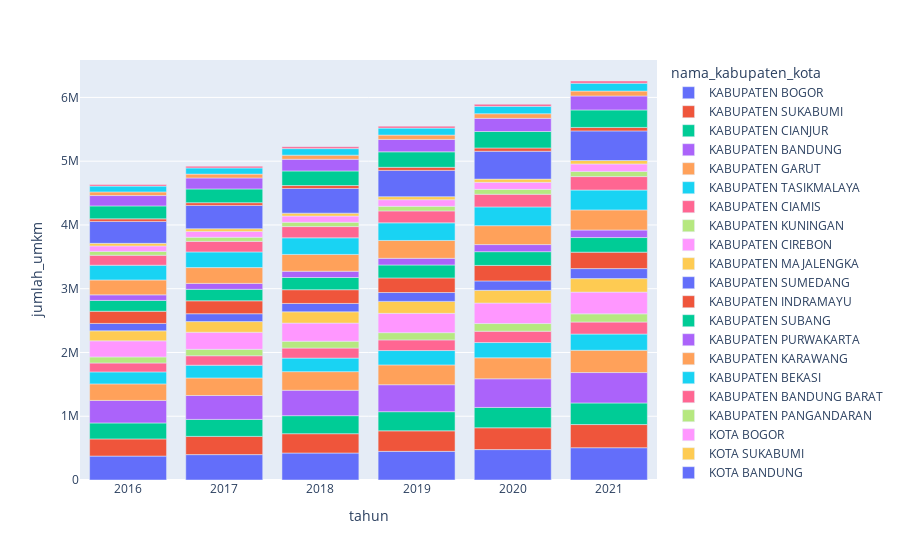

Source (notebook cell):
### Markdown cell above
### **Tahun manakah yang memiliki Jumlah UMKM terbanyak?**

### Code cell
bivariate_visualization_bar(
    data=data,
    x=data['tahun'],
    y=data['jumlah_umkm'],
    color=data['nama_kabupaten_kota']
)

### Figure 1 — Plotly figure (JSON) as saved in the notebook; plotly's stock layout.template omitted (floating-point values rounded to 4 significant figures)
{"data": [{"alignmentgroup": "True", "hovertemplate": "nama_kabupaten_kota=KABUPATEN BOGOR<br>tahun=%{x}<br>jumlah_umkm=%{y}<extra></extra>", "legendgroup": "KABUPATEN BOGOR", "marker": {"color": "#636efa", "pattern": {"shape": ""}}, "name": "KABUPATEN BOGOR", "offsetgroup": "KABUPATEN BOGOR", "orientation": "v", "showlegend": true, "textposition": "auto", "type": "bar", "x": [2016, 2017, 2018, 2019, 2020, 2021], "xaxis": "x", "y": [375048, 398253, 422894, 449059, 476844, 506347], "yaxis": "y"}, {"alignmentgroup": "True", "hovertemplate": "nama_kabupaten_kota=KABUPATEN SUKABUMI<br>tahun=%{x}<br>jumlah_umkm=%{y}<extra></extra>", "legendgroup": "KABUPATEN SUKABUMI", "marker": {"color": "#EF553B", "pattern": {"shape": ""}}, "name": "KABUPATEN SUKABUMI", "offsetgroup": "KABUPATEN SUKABUMI", "orientation": "v", "showlegend": true, "textposition": "auto", "type": "bar", "x": [2016, 2017, 2018, 2019, 2020, 2021], "xaxis": "x", "y": [269002, 285646, 303319, 322086, 342015, 363176], "yaxis": "y"}, {"alignmentgroup": "True", "hovertemplate": "nama_kabupaten_kota=KABUPATEN CIANJUR<br>tahun=%{x}<br>jumlah_umkm=%{y}<extra></extra>", "legendgroup": "KABUPATEN CIANJUR", "marker": {"color": "#00cc96", "pattern": {"shape": ""}}, "name": "KABUPATEN CIANJUR", "offsetgroup": "KABUPATEN CIANJUR", "orientation": "v", "showlegend": true, "textposition": "auto", "type": "bar", "x": [2016, 2017, 2018, 2019, 2020, 2021], "xaxis": "x", "y": [250808, 266326, 282804, 300302, 318882, 338612], "yaxis": "y"}, {"alignmentgroup": "True", "hovertemplate": "nama_kabupaten_kota=KABUPATEN BANDUNG<br>tahun=%{x}<br>jumlah_umkm=%{y}<extra></extra>", "legendgroup": "KABUPATEN BANDUNG", "marker": {"color": "#ab63fa", "pattern": {"shape": ""}}, "name": "KABUPATEN BANDUNG", "offsetgroup": "KABUPATEN BANDUNG", "orientation": "v", "showlegend": true, "textposition": "auto", "type": "bar", "x": [2016, 2017, 2018, 2019, 2020, 2021], "xaxis": "x", "y": [353277, 375135, 398346, 422992, 449164, 476954], "yaxis": "y"}, {"alignmentgroup": "True", "hovertemplate": "nama_kabupaten_kota=KABUPATEN GARUT<br>tahun=%{x}<br>jumlah_umkm=%{y}<extra></extra>", "legendgroup": "KABUPATEN GARUT", "marker": {"color": "#FFA15A", "pattern": {"shape": ""}}, "name": "KABUPATEN GARUT", "offsetgroup": "KABUPATEN GARUT", "orientation": "v", "showlegend": true, "textposition": "auto", "type": "bar", "x": [2016, 2017, 2018, 2019, 2020, 2021], "xaxis": "x", "y": [259141, 275175, 292200, 310279, 329477, 349863], "yaxis": "y"}, {"alignmentgroup": "True", "hovertemplate": "nama_kabupaten_kota=KABUPATEN TASIKMALAYA<br>tahun=%{x}<br>jumlah_umkm=%{y}<extra></extra>", "legendgroup": "KABUPATEN TASIKMALAYA", "marker": {"color": "#19d3f3", "pattern": {"shape": ""}}, "name": "KABUPATEN TASIKMALAYA", "offsetgroup": "KABUPATEN TASIKMALAYA", "orientation": "v", "showlegend": true, "textposition": "auto", "type": "bar", "x": [2016, 2017, 2018, 2019, 2020, 2021], "xaxis": "x", "y": [188068, 199704, 212060, 225181, 239114, 253908], "yaxis": "y"}, {"alignmentgroup": "True", "hovertemplate": "nama_kabupaten_kota=KABUPATEN CIAMIS<br>tahun=%{x}<br>jumlah_umkm=%{y}<extra></extra>", "legendgroup": "KABUPATEN CIAMIS", "marker": {"color": "#FF6692", "pattern": {"shape": ""}}, "name": "KABUPATEN CIAMIS", "offsetgroup": "KABUPATEN CIAMIS", "orientation": "v", "showlegend": true, "textposition": "auto", "type": "bar", "x": [2016, 2017, 2018, 2019, 2020, 2021], "xaxis": "x", "y": [139719, 148364, 157543, 167291, 177642, 188633], "yaxis": "y"}, {"alignmentgroup": "True", "hovertemplate": "nama_kabupaten_kota=KABUPATEN KUNINGAN<br>tahun=%{x}<br>jumlah_umkm=%{y}<extra></extra>", "legendgroup": "KABUPATEN KUNINGAN", "marker": {"color": "#B6E880", "pattern": {"shape": ""}}, "name": "KABUPATEN KUNINGAN", "offsetgroup": "KABUPATEN KUNINGAN", "orientation": "v", "showlegend": true, "textposition": "auto", "type": "bar", "x": [2016, 2017, 2018, 2019, 2020, 2021], "xaxis": "x", "y": [94885, 100756, 106990, 113609, 120639, 128103], "yaxis": "y"}, {"alignmentgroup": "True", "hovertemplate": "nama_kabupaten_kota=KABUPATEN CIREBON<br>tahun=%{x}<br>jumlah_umkm=%{y}<extra></extra>", "legendgroup": "KABUPATEN CIREBON", "marker": {"color": "#FF97FF", "pattern": {"shape": ""}}, "name": "KABUPATEN CIREBON", "offsetgroup": "KABUPATEN CIREBON", "orientation": "v", "showlegend": true, "textposition": "auto", "type": "bar", "x": [2016, 2017, 2018, 2019, 2020, 2021], "xaxis": "x", "y": [252604, 268233, 284829, 302452, 321166, 341037], "yaxis": "y"}, {"alignmentgroup": "True", "hovertemplate": "nama_kabupaten_kota=KABUPATEN MAJALENGKA<br>tahun=%{x}<br>jumlah_umkm=%{y}<extra></extra>", "legendgroup": "KABUPATEN MAJALENGKA", "marker": {"color": "#FECB52", "pattern": {"shape": ""}}, "name": "KABUPATEN MAJALENGKA", "offsetgroup": "KABUPATEN MAJALENGKA", "orientation": "v", "showlegend": true, "textposition": "auto", "type": "bar", "x": [2016, 2017, 2018, 2019, 2020, 2021], "xaxis": "x", "y": [156841, 166545, 176850, 187792, 199411, 211749], "yaxis": "y"}, {"alignmentgroup": "True", "hovertemplate": "nama_kabupaten_kota=KABUPATEN SUMEDANG<br>tahun=%{x}<br>jumlah_umkm=%{y}<extra></extra>", "legendgroup": "KABUPATEN SUMEDANG", "marker": {"color": "#636efa", "pattern": {"shape": ""}}, "name": "KABUPATEN SUMEDANG", "offsetgroup": "KABUPATEN SUMEDANG", "orientation": "v", "showlegend": true, "textposition": "auto", "type": "bar", "x": [2016, 2017, 2018, 2019, 2020, 2021], "xaxis": "x", "y": [116203, 123393, 131027, 139134, 147743, 156884], "yaxis": "y"}, {"alignmentgroup": "True", "hovertemplate": "nama_kabupaten_kota=KABUPATEN INDRAMAYU<br>tahun=%{x}<br>jumlah_umkm=%{y}<extra></extra>", "legendgroup": "KABUPATEN INDRAMAYU", "marker": {"color": "#EF553B", "pattern": {"shape": ""}}, "name": "KABUPATEN INDRAMAYU", "offsetgroup": "KABUPATEN INDRAMAYU", "orientation": "v", "showlegend": true, "textposition": "auto", "type": "bar", "x": [2016, 2017, 2018, 2019, 2020, 2021], "xaxis": "x", "y": [191046, 202866, 215418, 228747, 242900, 257929], "yaxis": "y"}, {"alignmentgroup": "True", "hovertemplate": "nama_kabupaten_kota=KABUPATEN SUBANG<br>tahun=%{x}<br>jumlah_umkm=%{y}<extra></extra>", "legendgroup": "KABUPATEN SUBANG", "marker": {"color": "#00cc96", "pattern": {"shape": ""}}, "name": "KABUPATEN SUBANG", "offsetgroup": "KABUPATEN SUBANG", "orientation": "v", "showlegend": true, "textposition": "auto", "type": "bar", "x": [2016, 2017, 2018, 2019, 2020, 2021], "xaxis": "x", "y": [169778, 180283, 191437, 203282, 215859, 229215], "yaxis": "y"}, {"alignmentgroup": "True", "hovertemplate": "nama_kabupaten_kota=KABUPATEN PURWAKARTA<br>tahun=%{x}<br>jumlah_umkm=%{y}<extra></extra>", "legendgroup": "KABUPATEN PURWAKARTA", "marker": {"color": "#ab63fa", "pattern": {"shape": ""}}, "name": "KABUPATEN PURWAKARTA", "offsetgroup": "KABUPATEN PURWAKARTA", "orientation": "v", "showlegend": true, "textposition": "auto", "type": "bar", "x": [2016, 2017, 2018, 2019, 2020, 2021], "xaxis": "x", "y": [87246, 92644, 98376, 104463, 110926, 117790], "yaxis": "y"}, {"alignmentgroup": "True", "hovertemplate": "nama_kabupaten_kota=KABUPATEN KARAWANG<br>tahun=%{x}<br>jumlah_umkm=%{y}<extra></extra>", "legendgroup": "KABUPATEN KARAWANG", "marker": {"color": "#FFA15A", "pattern": {"shape": ""}}, "name": "KABUPATEN KARAWANG", "offsetgroup": "KABUPATEN KARAWANG", "orientation": "v", "showlegend": true, "textposition": "auto", "type": "bar", "x": [2016, 2017, 2018, 2019, 2020, 2021], "xaxis": "x", "y": [233606, 248060, 263408, 279705, 297011, 315388], "yaxis": "y"}, {"alignmentgroup": "True", "hovertemplate": "nama_kabupaten_kota=KABUPATEN BEKASI<br>tahun=%{x}<br>jumlah_umkm=%{y}<extra></extra>", "legendgroup": "KABUPATEN BEKASI", "marker": {"color": "#19d3f3", "pattern": {"shape": ""}}, "name": "KABUPATEN BEKASI", "offsetgroup": "KABUPATEN BEKASI", "orientation": "v", "showlegend": true, "textposition": "auto", "type": "bar", "x": [2016, 2017, 2018, 2019, 2020, 2021], "xaxis": "x", "y": [231042, 245337, 260517, 276635, 293752, 311927], "yaxis": "y"}, {"alignmentgroup": "True", "hovertemplate": "nama_kabupaten_kota=KABUPATEN BANDUNG BARAT<br>tahun=%{x}<br>jumlah_umkm=%{y}<extra></extra>", "legendgroup": "KABUPATEN BANDUNG BARAT", "marker": {"color": "#FF6692", "pattern": {"shape": ""}}, "name": "KABUPATEN BANDUNG BARAT", "offsetgroup": "KABUPATEN BANDUNG BARAT", "orientation": "v", "showlegend": true, "textposition": "auto", "type": "bar", "x": [2016, 2017, 2018, 2019, 2020, 2021], "xaxis": "x", "y": [156287, 165957, 176225, 187128, 198707, 211001], "yaxis": "y"}, {"alignmentgroup": "True", "hovertemplate": "nama_kabupaten_kota=KABUPATEN PANGANDARAN<br>tahun=%{x}<br>jumlah_umkm=%{y}<extra></extra>", "legendgroup": "KABUPATEN PANGANDARAN", "marker": {"color": "#B6E880", "pattern": {"shape": ""}}, "name": "KABUPATEN PANGANDARAN", "offsetgroup": "KABUPATEN PANGANDARAN", "orientation": "v", "showlegend": true, "textposition": "auto", "type": "bar", "x": [2016, 2017, 2018, 2019, 2020, 2021], "xaxis": "x", "y": [60293, 64023, 67985, 72191, 76658, 81401], "yaxis": "y"}, {"alignmentgroup": "True", "hovertemplate": "nama_kabupaten_kota=KOTA BOGOR<br>tahun=%{x}<br>jumlah_umkm=%{y}<extra></extra>", "legendgroup": "KOTA BOGOR", "marker": {"color": "#FF97FF", "pattern": {"shape": ""}}, "name": "KOTA BOGOR", "offsetgroup": "KOTA BOGOR", "orientation": "v", "showlegend": true, "textposition": "auto", "type": "bar", "x": [2016, 2017, 2018, 2019, 2020, 2021], "xaxis": "x", "y": [86406, 91752, 97429, 103457, 109858, 116656], "yaxis": "y"}, {"alignmentgroup": "True", "hovertemplate": "nama_kabupaten_kota=KOTA SUKABUMI<br>tahun=%{x}<br>jumlah_umkm=%{y}<extra></extra>", "legendgroup": "KOTA SUKABUMI", "marker": {"color": "#FECB52", "pattern": {"shape": ""}}, "name": "KOTA SUKABUMI", "offsetgroup": "KOTA SUKABUMI", "orientation": "v", "showlegend": true, "textposition": "auto", "type": "bar", "x": [2016, 2017, 2018, 2019, 2020, 2021], "xaxis": "x", "y": [39982, 42456, 45083, 47872, 50834, 53979], "yaxis": "y"}, {"alignmentgroup": "True", "hovertemplate": "nama_kabupaten_kota=KOTA BANDUNG<br>tahun=%{x}<br>jumlah_umkm=%{y}<extra></extra>", "legendgroup": "KOTA BANDUNG", "marker": {"color": "#636efa", "pattern": {"shape": ""}}, "name": "KOTA BANDUNG", "offsetgroup": "KOTA BANDUNG", "orientation": "v", "showlegend": true, "textposition": "auto", "type": "bar", "x": [2016, 2017, 2018, 2019, 2020, 2021], "xaxis": "x", "y": [343938, 365218, 387815, 411810, 437290, 464346], "yaxis": "y"}, {"alignmentgroup": "True", "hovertemplate": "nama_kabupaten_kota=KOTA CIREBON<br>tahun=%{x}<br>jumlah_umkm=%{y}<extra></extra>", "legendgroup": "KOTA CIREBON", "marker": {"color": "#EF553B", "pattern": {"shape": ""}}, "name": "KOTA CIREBON", "offsetgroup": "KOTA CIREBON", "orientation": "v", "showlegend": true, "textposition": "auto", "type": "bar", "x": [2016, 2017, 2018, 2019, 2020, 2021], "xaxis": "x", "y": [40224, 42713, 45355, 48162, 51142, 54306], "yaxis": "y"}, {"alignmentgroup": "True", "hovertemplate": "nama_kabupaten_kota=KOTA BEKASI<br>tahun=%{x}<br>jumlah_umkm=%{y}<extra></extra>", "legendgroup": "KOTA BEKASI", "marker": {"color": "#00cc96", "pattern": {"shape": ""}}, "name": "KOTA BEKASI", "offsetgroup": "KOTA BEKASI", "orientation": "v", "showlegend": true, "textposition": "auto", "type": "bar", "x": [2016, 2017, 2018, 2019, 2020, 2021], "xaxis": "x", "y": [203056, 215620, 228960, 243127, 258170, 274143], "yaxis": "y"}, {"alignmentgroup": "True", "hovertemplate": "nama_kabupaten_kota=KOTA DEPOK<br>tahun=%{x}<br>jumlah_umkm=%{y}<extra></extra>", "legendgroup": "KOTA DEPOK", "marker": {"color": "#ab63fa", "pattern": {"shape": ""}}, "name": "KOTA DEPOK", "offsetgroup": "KOTA DEPOK", "orientation": "v", "showlegend": true, "textposition": "auto", "type": "bar", "x": [2016, 2017, 2018, 2019, 2020, 2021], "xaxis": "x", "y": [162388, 172435, 183104, 194433, 206463, 219238], "yaxis": "y"}, {"alignmentgroup": "True", "hovertemplate": "nama_kabupaten_kota=KOTA CIMAHI<br>tahun=%{x}<br>jumlah_umkm=%{y}<extra></extra>", "legendgroup": "KOTA CIMAHI", "marker": {"color": "#FFA15A", "pattern": {"shape": ""}}, "name": "KOTA CIMAHI", "offsetgroup": "KOTA CIMAHI", "orientation": "v", "showlegend": true, "textposition": "auto", "type": "bar", "x": [2016, 2017, 2018, 2019, 2020, 2021], "xaxis": "x", "y": [56910, 60431, 64170, 68141, 72357, 76833], "yaxis": "y"}, {"alignmentgroup": "True", "hovertemplate": "nama_kabupaten_kota=KOTA TASIKMALAYA<br>tahun=%{x}<br>jumlah_umkm=%{y}<extra></extra>", "legendgroup": "KOTA TASIKMALAYA", "marker": {"color": "#19d3f3", "pattern": {"shape": ""}}, "name": "KOTA TASIKMALAYA", "offsetgroup": "KOTA TASIKMALAYA", "orientation": "v", "showlegend": true, "textposition": "auto", "type": "bar", "x": [2016, 2017, 2018, 2019, 2020, 2021], "xaxis": "x", "y": [91113, 96750, 102737, 109093, 115843, 123010], "yaxis": "y"}, {"alignmentgroup": "True", "hovertemplate": "nama_kabupaten_kota=KOTA BANJAR<br>tahun=%{x}<br>jumlah_umkm=%{y}<extra></extra>", "legendgroup": "KOTA BANJAR", "marker": {"color": "#FF6692", "pattern": {"shape": ""}}, "name": "KOTA BANJAR", "offsetgroup": "KOTA BANJAR", "orientation": "v", "showlegend": true, "textposition": "auto", "type": "bar", "x": [2016, 2017, 2018, 2019, 2020, 2021], "xaxis": "x", "y": [25896, 27498, 29200, 31006, 32925, 34962], "yaxis": "y"}], "layout": {"autosize": true, "barmode": "relative", "legend": {"title": {"text": "nama_kabupaten_kota"}, "tracegroupgap": 0}, "margin": {"t": 60}, "xaxis": {"anchor": "y", "autorange": true, "domain": [0, 1], "range": [2016.0, 2022.0], "title": {"text": "tahun"}, "type": "linear"}, "yaxis": {"anchor": "x", "autorange": true, "domain": [0, 1], "range": [0, 6587000.0], "title": {"text": "jumlah_umkm"}, "type": "linear"}}}
